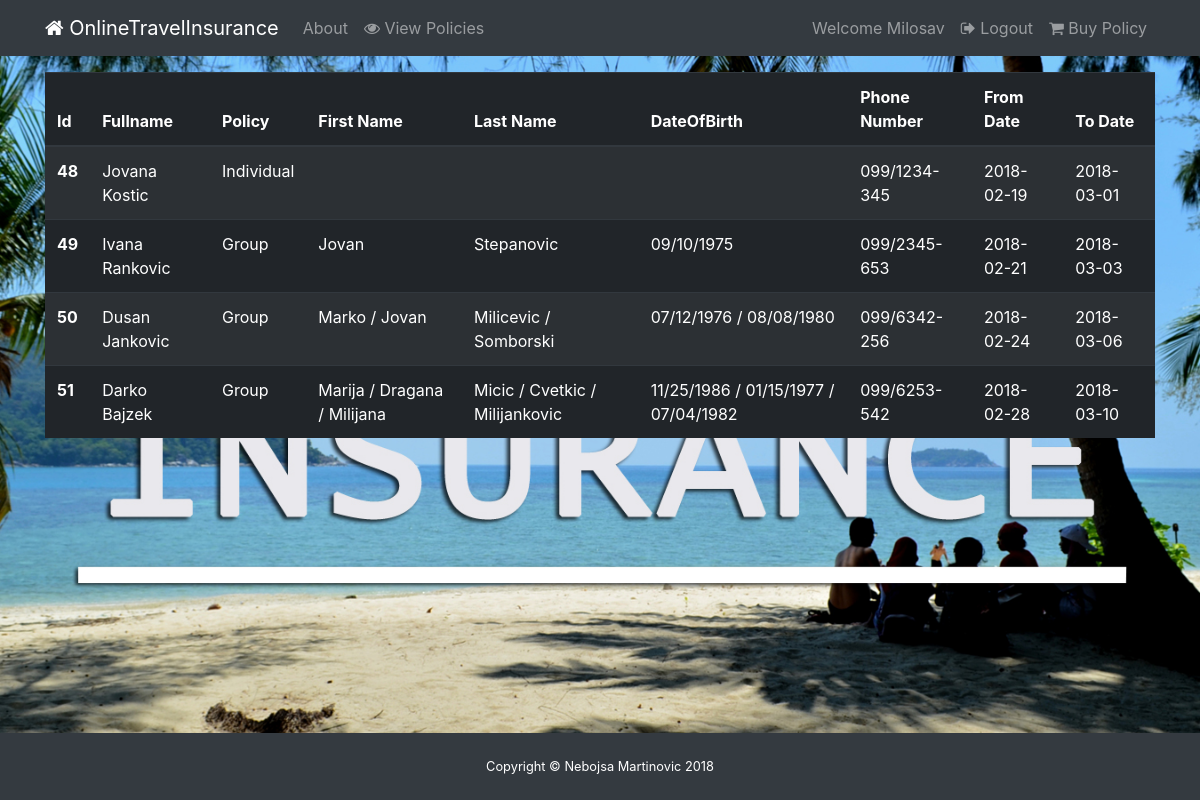
/pages/policies (signed in), run on the app's committed database.
### tables this page shows
CREATE TABLE `policies` (
  `id` int(11) NOT NULL,
  `fullname` varchar(255) NOT NULL,
  `customer_id` int(11) NOT NULL,
  `policy` varchar(255) NOT NULL,
  `firstname` varchar(255) NOT NULL,
  `lastname` varchar(255) NOT NULL,
  `dateofbirth` varchar(255) NOT NULL,
  `phone` varchar(255) NOT NULL,
  `from_date` date NOT NULL,
  `to_date` date NOT NULL
);

### controllers/Pages.php (called while the page is built, shortened)
<?php
class Pages extends Controller{
    public function __construct(){
        $this->policyModel = $this->model('Policy');
    }
    public function policies(){
        $policies = $this->policyModel->show();
        $data = array(
            'policies' => $policies
        );
        $this->view('pages/show',$data);
    }
}

### libraries/Core.php (called while the page is built, shortened)
<?php
class Core{
    protected $currentMethod = 'index';
    public function __construct(){
        $url = $this->getUrl();
        if(file_exists('controllers/'.ucwords($url[0]).'.php')){
            unset($url[0]);
        }
        $this->currentController = new $this->currentController;
        if(isset($url[1])){
            if(method_exists($this->currentController, $url[1])){
                $this->currentMethod = $url[1];
                unset($url[1]);
            }
        }
        $this->params = $url ? array_values($url) : [];
        call_user_func_array([$this->currentController,$this->currentMethod],$this->params);
    }
    public function getUrl(){
        if(isset($_GET['url'])){
            $url = rtrim($_GET['url'], '/');
            $url = filter_var($url, FILTER_SANITIZE_URL);
            $url = explode('/', $url);
            return $url;
        }
    }
}

### index.php (called while the page is built, shortened)
<?php
$init = new Core;

### libraries/ActiveRecord.php (called while the page is built, shortened)
<?php
class ActiveRecord{
    private static $db;
    public static function getAll(){
        $tableName = static::$tableName;
        $q = "SELECT * FROM {$tableName}";
        $q = self::$db->query($q);
        $results = $q->fetchAll(PDO::FETCH_OBJ);
        return $results;
    }
    public static function init(){
        self::$db = Connect::getInstance();
    }
}

### models/policy.php (called while the page is built, shortened)
<?php
class Policy extends ActiveRecord{
    public function show(){
        $policies = static::getAll();
        return $policies;
    }
}

### views/pages/show.php (the view)
<?php require APPROOT . '/views/includes/header.php'; ?>
<table class="table table-striped table-dark mt-3">
  <thead>
    <tr>
      <th scope="col">Id</th>
      <th scope="col">Fullname</th>
      <th scope="col">Policy</th>
      <th scope="col">First Name</th>
      <th scope="col">Last Name</th>
      <th scope="col">DateOfBirth</th>
      <th scope="col">Phone Number</th>
      <th scope="col">From Date</th>
      <th scope="col">To Date</th>
    </tr>
  </thead>
  <tbody>
   <?php foreach($data['policies'] as $policy): ?>
    <tr>
      <th scope="row"><?php echo $policy->id; ?></th>
      <td><?php echo $policy->fullname; ?></td>
      <td><?php echo $policy->policy; ?></td>
      <td><?php echo $policy->firstname; ?></td>
      <td><?php echo $policy->lastname; ?></td>
      <td><?php echo $policy->dateofbirth; ?></td>
      <td><?php echo $policy->phone; ?></td>
      <td><?php echo $policy->from_date; ?></td>
      <td><?php echo $policy->to_date; ?></td>
    </tr>
    <?php endforeach; ?>
  </tbody>
</table>
<?php require APPROOT . '/views/includes/footer.php'; ?>

### css/custom.css (style rules this page uses)
body { background-image: url('../img/Travel_Insurance.jpg'); background-repeat: no-repeat; background-size: cover; background-position: center; background-attachment: fixed; }

### data on the page
policies: id "48", fullname "Jovana Kostic", policy "Individual", phone "099/1234-345", from_date "2018-02-19", to_date "2018-03-01"
policies: id "49", fullname "Ivana Rankovic", policy "Group", firstname "Jovan", lastname "Stepanovic", dateofbirth "09/10/1975", phone "099/2345-653", from_date "2018-02-21", to_date "2018-03-03"
policies: id "50", fullname "Dusan Jankovic", policy "Group", firstname "Marko / Jovan", lastname "Milicevic / Somborski", dateofbirth "07/12/1976 / 08/08/1980", phone "099/6342-256", from_date "2018-02-24", to_date "2018-03-06"
policies: id "51", fullname "Darko Bajzek", policy "Group", firstname "Marija / Dragana / Milijana", lastname "Micic / Cvetkic / Milijankovic", dateofbirth "11/25/1986 / 01/15/1977 / 07/04/1982", phone "099/6253-542", from_date "2018-02-28", to_date "2018-03-10"

### other printed values
$_SESSION['customer_name'] "Milosav"
